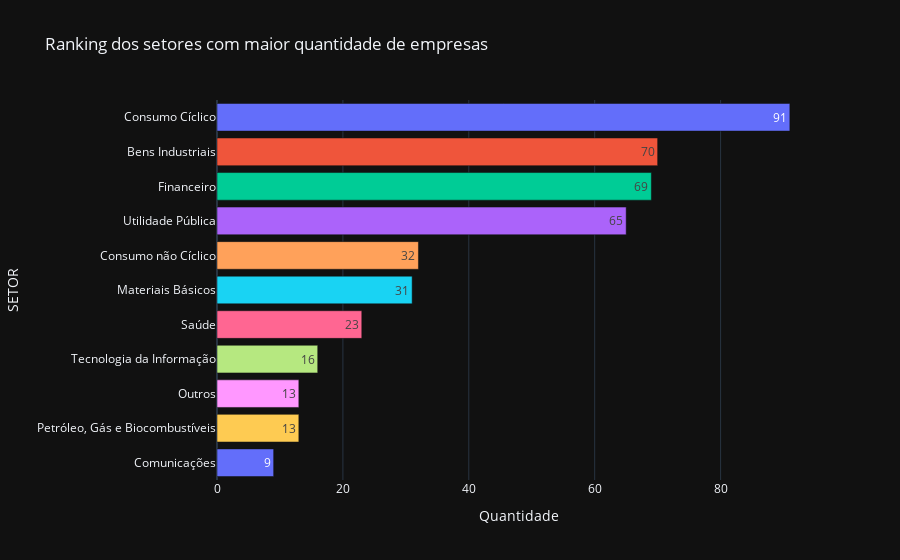

The notebook cell this image was saved under:
### Markdown cell above
### Frequência

### Code cell
# Plot gráfico da frequência absoluta da variável
fig = px.bar(template="plotly_dark",
             title= 'Ranking dos setores com maior quantidade de empresas', 
             data_frame=f, 
             x='QTD', 
             y='SETOR', 
             orientation='h',
             color='SETOR',
             text_auto=True)
fig.update_traces(hovertemplate=None)
fig.update_layout(hovermode='y')
fig.update(layout_showlegend=False)
fig.update_xaxes(title_text='Quantidade')
fig.show()

### Figure 1 — Plotly figure (JSON) as saved in the notebook; plotly's stock layout.template omitted (floating-point values rounded to 4 significant figures)
{"data": [{"alignmentgroup": "True", "legendgroup": "Consumo Cíclico", "marker": {"color": "#636efa", "pattern": {"shape": ""}}, "name": "Consumo Cíclico", "offsetgroup": "Consumo Cíclico", "orientation": "h", "showlegend": true, "textposition": "auto", "texttemplate": "%{x}", "type": "bar", "x": [91], "xaxis": "x", "y": ["Consumo Cíclico"], "yaxis": "y"}, {"alignmentgroup": "True", "legendgroup": "Bens Industriais", "marker": {"color": "#EF553B", "pattern": {"shape": ""}}, "name": "Bens Industriais", "offsetgroup": "Bens Industriais", "orientation": "h", "showlegend": true, "textposition": "auto", "texttemplate": "%{x}", "type": "bar", "x": [70], "xaxis": "x", "y": ["Bens Industriais"], "yaxis": "y"}, {"alignmentgroup": "True", "legendgroup": "Financeiro", "marker": {"color": "#00cc96", "pattern": {"shape": ""}}, "name": "Financeiro", "offsetgroup": "Financeiro", "orientation": "h", "showlegend": true, "textposition": "auto", "texttemplate": "%{x}", "type": "bar", "x": [69], "xaxis": "x", "y": ["Financeiro"], "yaxis": "y"}, {"alignmentgroup": "True", "legendgroup": "Utilidade Pública", "marker": {"color": "#ab63fa", "pattern": {"shape": ""}}, "name": "Utilidade Pública", "offsetgroup": "Utilidade Pública", "orientation": "h", "showlegend": true, "textposition": "auto", "texttemplate": "%{x}", "type": "bar", "x": [65], "xaxis": "x", "y": ["Utilidade Pública"], "yaxis": "y"}, {"alignmentgroup": "True", "legendgroup": "Consumo não Cíclico", "marker": {"color": "#FFA15A", "pattern": {"shape": ""}}, "name": "Consumo não Cíclico", "offsetgroup": "Consumo não Cíclico", "orientation": "h", "showlegend": true, "textposition": "auto", "texttemplate": "%{x}", "type": "bar", "x": [32], "xaxis": "x", "y": ["Consumo não Cíclico"], "yaxis": "y"}, {"alignmentgroup": "True", "legendgroup": "Materiais Básicos", "marker": {"color": "#19d3f3", "pattern": {"shape": ""}}, "name": "Materiais Básicos", "offsetgroup": "Materiais Básicos", "orientation": "h", "showlegend": true, "textposition": "auto", "texttemplate": "%{x}", "type": "bar", "x": [31], "xaxis": "x", "y": ["Materiais Básicos"], "yaxis": "y"}, {"alignmentgroup": "True", "legendgroup": "Saúde", "marker": {"color": "#FF6692", "pattern": {"shape": ""}}, "name": "Saúde", "offsetgroup": "Saúde", "orientation": "h", "showlegend": true, "textposition": "auto", "texttemplate": "%{x}", "type": "bar", "x": [23], "xaxis": "x", "y": ["Saúde"], "yaxis": "y"}, {"alignmentgroup": "True", "legendgroup": "Tecnologia da Informação", "marker": {"color": "#B6E880", "pattern": {"shape": ""}}, "name": "Tecnologia da Informação", "offsetgroup": "Tecnologia da Informação", "orientation": "h", "showlegend": true, "textposition": "auto", "texttemplate": "%{x}", "type": "bar", "x": [16], "xaxis": "x", "y": ["Tecnologia da Informação"], "yaxis": "y"}, {"alignmentgroup": "True", "legendgroup": "Outros", "marker": {"color": "#FF97FF", "pattern": {"shape": ""}}, "name": "Outros", "offsetgroup": "Outros", "orientation": "h", "showlegend": true, "textposition": "auto", "texttemplate": "%{x}", "type": "bar", "x": [13], "xaxis": "x", "y": ["Outros"], "yaxis": "y"}, {"alignmentgroup": "True", "legendgroup": "Petróleo, Gás e Biocombustíveis", "marker": {"color": "#FECB52", "pattern": {"shape": ""}}, "name": "Petróleo, Gás e Biocombustíveis", "offsetgroup": "Petróleo, Gás e Biocombustíveis", "orientation": "h", "showlegend": true, "textposition": "auto", "texttemplate": "%{x}", "type": "bar", "x": [13], "xaxis": "x", "y": ["Petróleo, Gás e Biocombustíveis"], "yaxis": "y"}, {"alignmentgroup": "True", "legendgroup": "Comunicações", "marker": {"color": "#636efa", "pattern": {"shape": ""}}, "name": "Comunicações", "offsetgroup": "Comunicações", "orientation": "h", "showlegend": true, "textposition": "auto", "texttemplate": "%{x}", "type": "bar", "x": [9], "xaxis": "x", "y": ["Comunicações"], "yaxis": "y"}], "layout": {"barmode": "relative", "hovermode": "y", "legend": {"title": {"text": "SETOR"}, "tracegroupgap": 0}, "showlegend": false, "title": {"text": "Ranking dos setores com maior quantidade de empresas"}, "xaxis": {"anchor": "y", "domain": [0, 1], "title": {"text": "Quantidade"}}, "yaxis": {"anchor": "x", "categoryarray": ["Comunicações", "Petróleo, Gás e Biocombustíveis", "Outros", "Tecnologia da Informação", "Saúde", "Materiais Básicos", "Consumo não Cíclico", "Utilidade Pública", "Financeiro", "Bens Industriais", "Consumo Cíclico"], "categoryorder": "array", "domain": [0, 1], "title": {"text": "SETOR"}}}}
